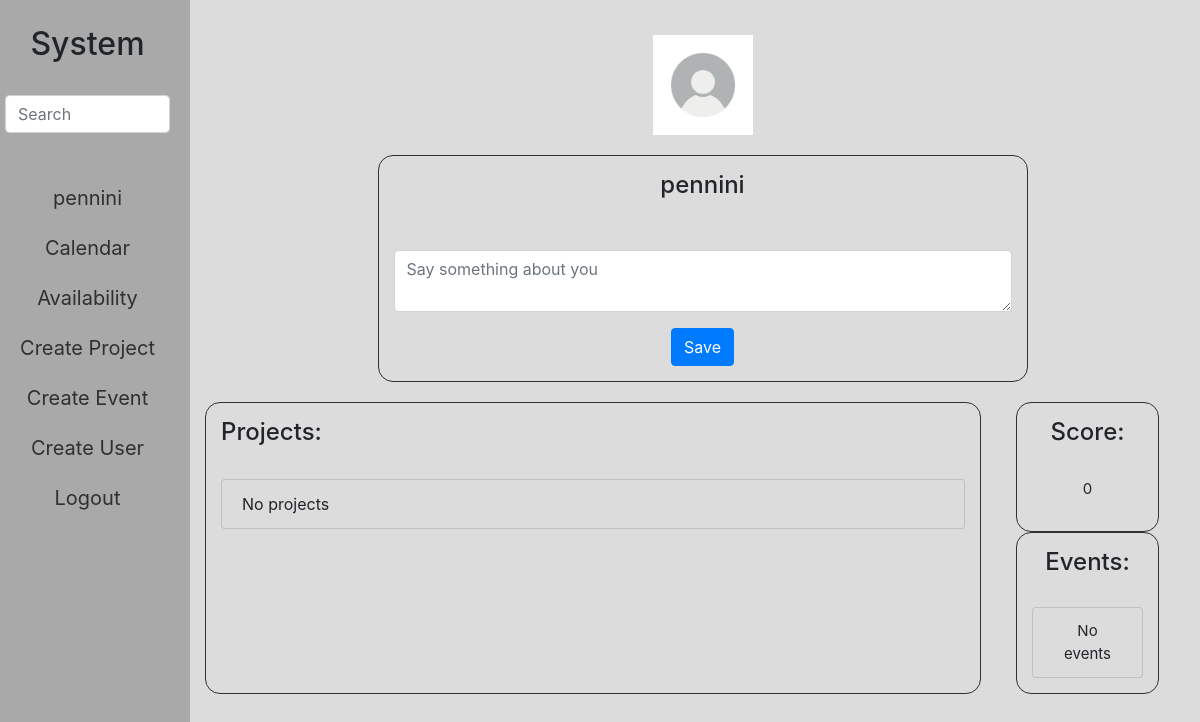
The app's page /profile (signed in), older data.
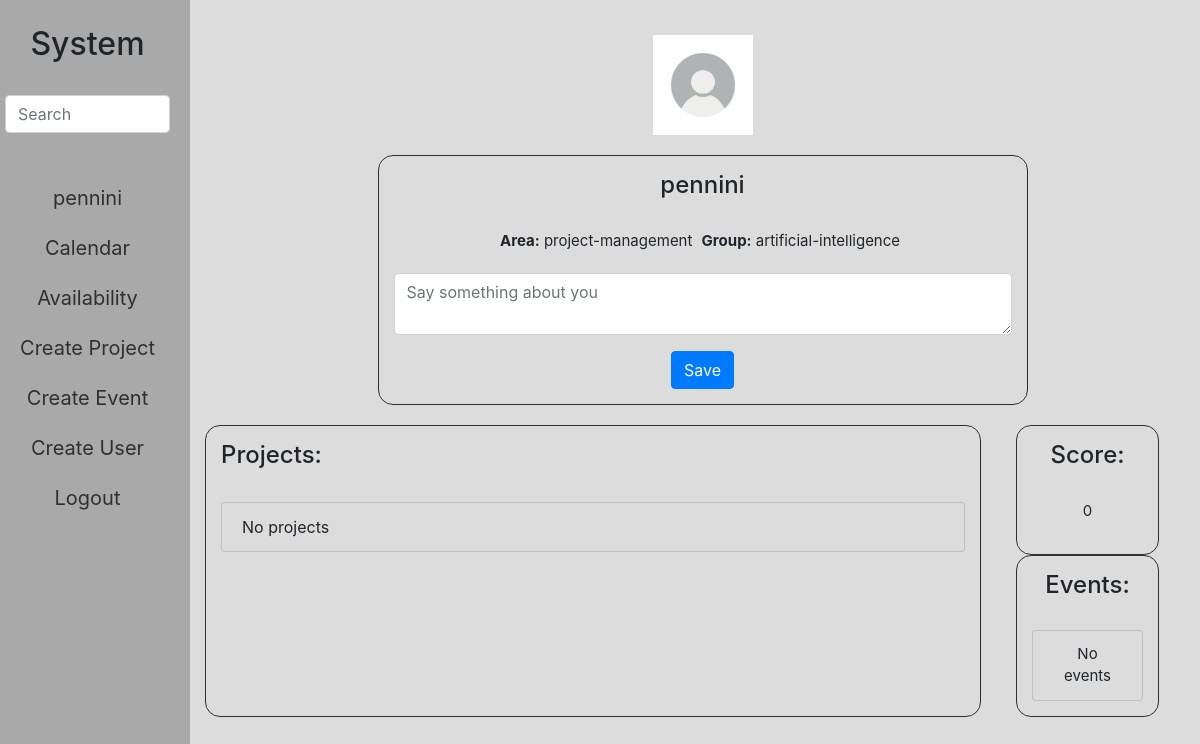
The same page, newer data.
### system/models.py (models this page shows, shortened)
class User(AbstractUser):
    position = models.ForeignKey("Position", on_delete=models.CASCADE, related_name="user_position", default=None, blank=True, null=True)
    group = models.ForeignKey("Group", on_delete=models.CASCADE, related_name="user_group", blank=True, null=True, default=None)
    area = models.ForeignKey("Area", on_delete=models.CASCADE, related_name="user_area", default=None, blank=True, null=True)
    biography = models.TextField(max_length=250, blank=True, null=True)

class Area(models.Model):
    name = models.CharField(max_length=30, choices=AREA_CHOICES)
    description = models.TextField(max_length=500, blank=True, null=True)
    start_time = models.TimeField()
    end_time = models.TimeField()
    meeting_day = models.CharField(max_length=20, choices=DAY_CHOICES)
    def __str__(self):
        return f"{self.name}"

class Group(models.Model):
    name = models.CharField(max_length=30, choices=GROUP_CHOICES)
    description = models.TextField(max_length=500, blank=True, null=True)
    start_time = models.TimeField()
    end_time = models.TimeField()
    meeting_day = models.CharField(max_length=20, choices=DAY_CHOICES)
    def __str__(self):
        return f"{self.name}"

### system/views.py (the view)
# urls.py: path("profile", views.profile, name="profile"),
@login_required(login_url="login")
def profile(request):
    return render(request, "system/profile.html")

### system/templates/system/profile.html (shortened to what this page needs)
{% extends "system/layout.html" %}
{% load static %}
{% block body %}
    <div>
        <div class="icone">
            <img src="{% static 'system/images/avatar.jpg' %}" alt="icone-profile" class="img-fluid">
        </div>
        <div class="information">
            <h4>{{ user.username }}</h4>
            <br>
            {% if user.area %}
                <span>
                    <strong>Area:</strong> {{ user.area }}
                </span>
            {% endif %}
            {% if user.group %}
                <span>
                    <strong>Group:</strong> {{ user.group }}
                </span>
            {% endif %}
            <div>
                {% if user.is_authenticated and not user.biography %}
                    <div class="bio-create" id="bio-create-{{ user.id }}">
                        <form id="form-{{ user.id }}" data-id="{{ user.id }}" class="compose-create">
                            <div class="form-group">
                                <textarea name="content" maxlength="250" id="content-{{ user.id.id }}" class="form-control" placeholder="Say something about you"></textarea>
                            </div>
                            <button type="submit" data-intention="create" data-id="{{ user.id }}" class="btn btn-primary">Save</button>
                        </form>
                    </div>
                {% endif %}
            </div>
        </div>
    </div>
    <div class="row">
        <div class="col-sm-9" id="projects-views">
            <h4>Projects:</h4>
            <br>
            <ul class="list-group">
                {% if projects %}
                    {% for project in projects %}
                        <li class="list-group-item">{{ project }}</li>
                    {% endfor %}
                {% else %}
                    <li class="list-group-item">No projects</li>
                {% endif %}
            </ul>
        </div>
        <div class="col-sm-2">
            <div class="score">
                <h4>Score:</h4>
                <br>
                {% if score %}
                    <p>{{ score }}</p>
                {% else %}
                    <p>0</p>
                {% endif %}
            </div>
            <div class="score">
                <h4>Events:</h4>
                <br>
                <ul class="list-group">
                    {% if events %}
                        {% for event in events %}
                            <li class="list-group-item">{{ event }}</li>
                        {% endfor %}
                    {% else %}
                        <li class="list-group-item">No events</li>
                    {% endif %}
                </ul>
            </div>
        </div>
    </div>
{% endblock body %}

### system/templates/system/layout.html (shortened to what this page needs)
{% load static %}
<!DOCTYPE html>
<html lang="en">
  <head>
    <link rel="stylesheet" href="https://stackpath.bootstrapcdn.com/bootstrap/4.3.1/css/bootstrap.min.css">
    <link href="{% static 'system/styles.css' %}" rel="stylesheet">
  </head>
  <body>
    <div class="row">
        <div class="sidebar col-lg-2 col-md-3">
            <h2>System</h2>
            <br>
            {% if user.is_authenticated %}
                <form action="#" method="get">
                    <input class="form-control" type="text" name="q" placeholder="Search">
                </form>
                <div>
                    <a href="{% url 'profile' %}">{{ user.username }}</a>
                </div>
                <div>
                    <a href="#">Calendar</a>
                </div>
                <div>
                    <a href="#">Availability</a>
                </div>
                {% if user.is_staff == 1 %}
                    <div>
                        <a href="#">Create Project</a>
                    </div>
                    <div>
                        <a href="#">Create Event</a>
                    </div>
                    <div>
                        <a href="#">Create User</a>
                    </div>
                {% endif %}
                <div>
                    <a href="{% url 'logout' %}">Logout</a>
                </div>
            {% else %}
                <div>
                    <a href="{% url 'login' %}">Log In</a>
                </div>
            {% endif %}
        </div>
        <div class="main col-lg-10 col-md-9">
            {% block body %}
            {% endblock body %}
        </div>
    </div>
  </body>
</html>

### system/static/system/styles.css (style rules this page uses)
#projects-views { border: 1px solid #303030; border-radius: 15px; padding: 15px; margin-left: 20px; margin-right: 20px; }
.information { text-align: center; max-width: 650px; margin-left: auto; margin-right: auto; font-size: 15px; border: 1px solid #303030; padding: 15px; border-radius: 15px; margin-bottom: 20px; }
.list-group-item { background-color: gainsboro; }
.score { text-align: center; max-width: 250px; font-size: 15px; border: 1px solid #303030; padding: 15px; border-radius: 15px; }
.information span { margin-right: 5px; }
.information form { margin-top: 20px; }
.icone { margin-top: 25px; margin-bottom: 20px; width: 100px; height: 100px; margin-left: auto; margin-right: auto; }
.main { padding: 10px; background-color: gainsboro; }
.sidebar { background-color: darkgray; height: 100vh; padding: 20px; text-align: center; }
.sidebar a { color: #303030; text-decoration: none; font-size: 20px; }
.sidebar h2 { margin-top: 5px; }
.sidebar div { margin-top: 20px; }

Row changes from the older to the newer data that the page shows:
changed User "pennini": area_id empty → 3 (drawn); area (not shown) → "project-management"; group_id empty → 1 (drawn); group (not shown) → "artificial-intelligence"
Text that changed along with them:
text now shown: "Area: Group:"
